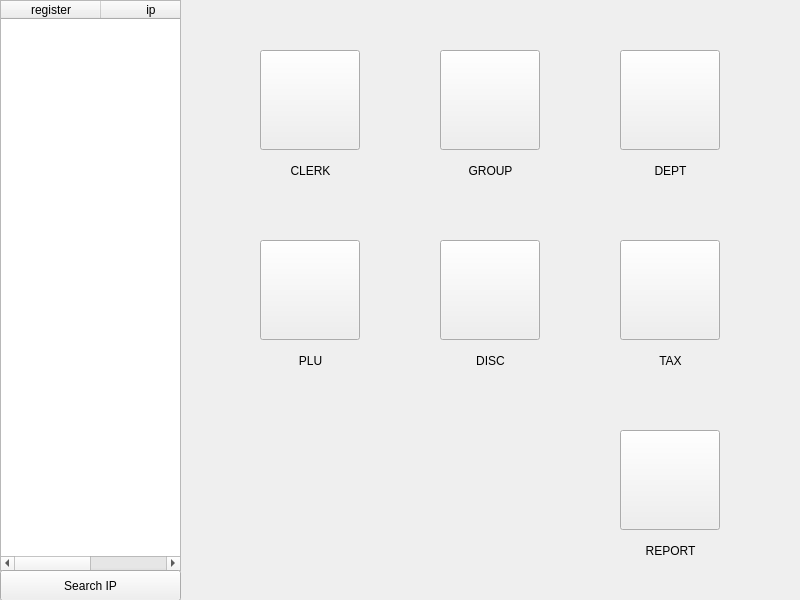
<?xml version="1.0" encoding="UTF-8"?>
<ui version="4.0">
 <class>ECRManIV_NET</class>
 <widget class="QWidget" name="ECRManIV_NET">
  <property name="geometry">
   <rect>
    <x>0</x>
    <y>0</y>
    <width>800</width>
    <height>600</height>
   </rect>
  </property>
  <property name="windowTitle">
   <string>ECRManIV_NET</string>
  </property>
  <widget class="QStackedWidget" name="stackedWidget">
   <property name="geometry">
    <rect>
     <x>200</x>
     <y>0</y>
     <width>601</width>
     <height>601</height>
    </rect>
   </property>
   <property name="styleSheet">
    <string notr="true"/>
   </property>
   <widget class="QWidget" name="menu">
    <widget class="QPushButton" name="clerk">
     <property name="geometry">
      <rect>
       <x>60</x>
       <y>50</y>
       <width>100</width>
       <height>100</height>
      </rect>
     </property>
     <property name="styleSheet">
      <string notr="true">border-image: url(:/images/icons/clerk.png);</string>
     </property>
     <property name="text">
      <string/>
     </property>
     <property name="iconSize">
      <size>
       <width>48</width>
       <height>48</height>
      </size>
     </property>
    </widget>
    <widget class="QPushButton" name="dept">
     <property name="geometry">
      <rect>
       <x>420</x>
       <y>50</y>
       <width>100</width>
       <height>100</height>
      </rect>
     </property>
     <property name="styleSheet">
      <string notr="true">border-image: url(:/images/icons/dept.png);</string>
     </property>
     <property name="text">
      <string/>
     </property>
    </widget>
    <widget class="QPushButton" name="plu">
     <property name="geometry">
      <rect>
       <x>60</x>
       <y>240</y>
       <width>100</width>
       <height>100</height>
      </rect>
     </property>
     <property name="styleSheet">
      <string notr="true">border-image: url(:/images/icons/plu.png);</string>
     </property>
     <property name="text">
      <string/>
     </property>
    </widget>
    <widget class="QPushButton" name="disc">
     <property name="geometry">
      <rect>
       <x>240</x>
       <y>240</y>
       <width>100</width>
       <height>100</height>
      </rect>
     </property>
     <property name="styleSheet">
      <string notr="true">border-image: url(:/images/icons/disc.png);</string>
     </property>
     <property name="text">
      <string/>
     </property>
    </widget>
    <widget class="QPushButton" name="zport">
     <property name="geometry">
      <rect>
       <x>420</x>
       <y>430</y>
       <width>100</width>
       <height>100</height>
      </rect>
     </property>
     <property name="styleSheet">
      <string notr="true">border-image: url(:/images/icons/print.png);</string>
     </property>
     <property name="text">
      <string/>
     </property>
    </widget>
    <widget class="QLabel" name="label">
     <property name="geometry">
      <rect>
       <x>80</x>
       <y>160</y>
       <width>61</width>
       <height>21</height>
      </rect>
     </property>
     <property name="layoutDirection">
      <enum>Qt::LeftToRight</enum>
     </property>
     <property name="text">
      <string>CLERK</string>
     </property>
     <property name="alignment">
      <set>Qt::AlignCenter</set>
     </property>
     <property name="wordWrap">
      <bool>false</bool>
     </property>
    </widget>
    <widget class="QLabel" name="label_2">
     <property name="geometry">
      <rect>
       <x>440</x>
       <y>160</y>
       <width>61</width>
       <height>21</height>
      </rect>
     </property>
     <property name="layoutDirection">
      <enum>Qt::LeftToRight</enum>
     </property>
     <property name="text">
      <string>DEPT</string>
     </property>
     <property name="alignment">
      <set>Qt::AlignCenter</set>
     </property>
     <property name="wordWrap">
      <bool>false</bool>
     </property>
    </widget>
    <widget class="QLabel" name="label_3">
     <property name="geometry">
      <rect>
       <x>80</x>
       <y>350</y>
       <width>61</width>
       <height>21</height>
      </rect>
     </property>
     <property name="layoutDirection">
      <enum>Qt::LeftToRight</enum>
     </property>
     <property name="text">
      <string>PLU</string>
     </property>
     <property name="alignment">
      <set>Qt::AlignCenter</set>
     </property>
     <property name="wordWrap">
      <bool>false</bool>
     </property>
    </widget>
    <widget class="QLabel" name="label_4">
     <property name="geometry">
      <rect>
       <x>260</x>
       <y>350</y>
       <width>61</width>
       <height>21</height>
      </rect>
     </property>
     <property name="layoutDirection">
      <enum>Qt::LeftToRight</enum>
     </property>
     <property name="text">
      <string>DISC</string>
     </property>
     <property name="alignment">
      <set>Qt::AlignCenter</set>
     </property>
     <property name="wordWrap">
      <bool>false</bool>
     </property>
    </widget>
    <widget class="QLabel" name="label_5">
     <property name="geometry">
      <rect>
       <x>440</x>
       <y>540</y>
       <width>61</width>
       <height>21</height>
      </rect>
     </property>
     <property name="layoutDirection">
      <enum>Qt::LeftToRight</enum>
     </property>
     <property name="text">
      <string>REPORT</string>
     </property>
     <property name="alignment">
      <set>Qt::AlignCenter</set>
     </property>
     <property name="wordWrap">
      <bool>false</bool>
     </property>
    </widget>
    <widget class="QPushButton" name="tax">
     <property name="geometry">
      <rect>
       <x>420</x>
       <y>240</y>
       <width>100</width>
       <height>100</height>
      </rect>
     </property>
     <property name="styleSheet">
      <string notr="true">border-image: url(:/images/icons/tax.png);</string>
     </property>
     <property name="text">
      <string/>
     </property>
    </widget>
    <widget class="QLabel" name="tax_2">
     <property name="geometry">
      <rect>
       <x>440</x>
       <y>350</y>
       <width>61</width>
       <height>21</height>
      </rect>
     </property>
     <property name="layoutDirection">
      <enum>Qt::LeftToRight</enum>
     </property>
     <property name="text">
      <string>TAX</string>
     </property>
     <property name="alignment">
      <set>Qt::AlignCenter</set>
     </property>
     <property name="wordWrap">
      <bool>false</bool>
     </property>
    </widget>
    <widget class="QPushButton" name="group">
     <property name="geometry">
      <rect>
       <x>240</x>
       <y>50</y>
       <width>100</width>
       <height>100</height>
      </rect>
     </property>
     <property name="styleSheet">
      <string notr="true">border-image: url(:/images/icons/group.png);</string>
     </property>
     <property name="text">
      <string/>
     </property>
    </widget>
    <widget class="QLabel" name="group_2">
     <property name="geometry">
      <rect>
       <x>260</x>
       <y>160</y>
       <width>61</width>
       <height>21</height>
      </rect>
     </property>
     <property name="layoutDirection">
      <enum>Qt::LeftToRight</enum>
     </property>
     <property name="text">
      <string>GROUP</string>
     </property>
     <property name="alignment">
      <set>Qt::AlignCenter</set>
     </property>
     <property name="wordWrap">
      <bool>false</bool>
     </property>
    </widget>
   </widget>
  </widget>
  <widget class="QTableWidget" name="tableWidget_2">
   <property name="geometry">
    <rect>
     <x>0</x>
     <y>0</y>
     <width>181</width>
     <height>571</height>
    </rect>
   </property>
   <column>
    <property name="text">
     <string>register</string>
    </property>
   </column>
   <column>
    <property name="text">
     <string>ip</string>
    </property>
   </column>
  </widget>
  <widget class="QPushButton" name="pushButton">
   <property name="geometry">
    <rect>
     <x>0</x>
     <y>570</y>
     <width>181</width>
     <height>31</height>
    </rect>
   </property>
   <property name="text">
    <string>Search IP</string>
   </property>
  </widget>
  <action name="actionADD">
   <property name="checkable">
    <bool>false</bool>
   </property>
   <property name="enabled">
    <bool>true</bool>
   </property>
   <property name="text">
    <string>ADD</string>
   </property>
  </action>
  <action name="actionDELETE">
   <property name="text">
    <string>DELETE</string>
   </property>
  </action>
  <action name="actionLOCAL">
   <property name="text">
    <string>set local ip</string>
   </property>
   <property name="toolTip">
    <string>LOCAL</string>
   </property>
  </action>
 </widget>
 <layoutdefault spacing="6" margin="11"/>
 <resources/>
 <connections/>
</ui>
